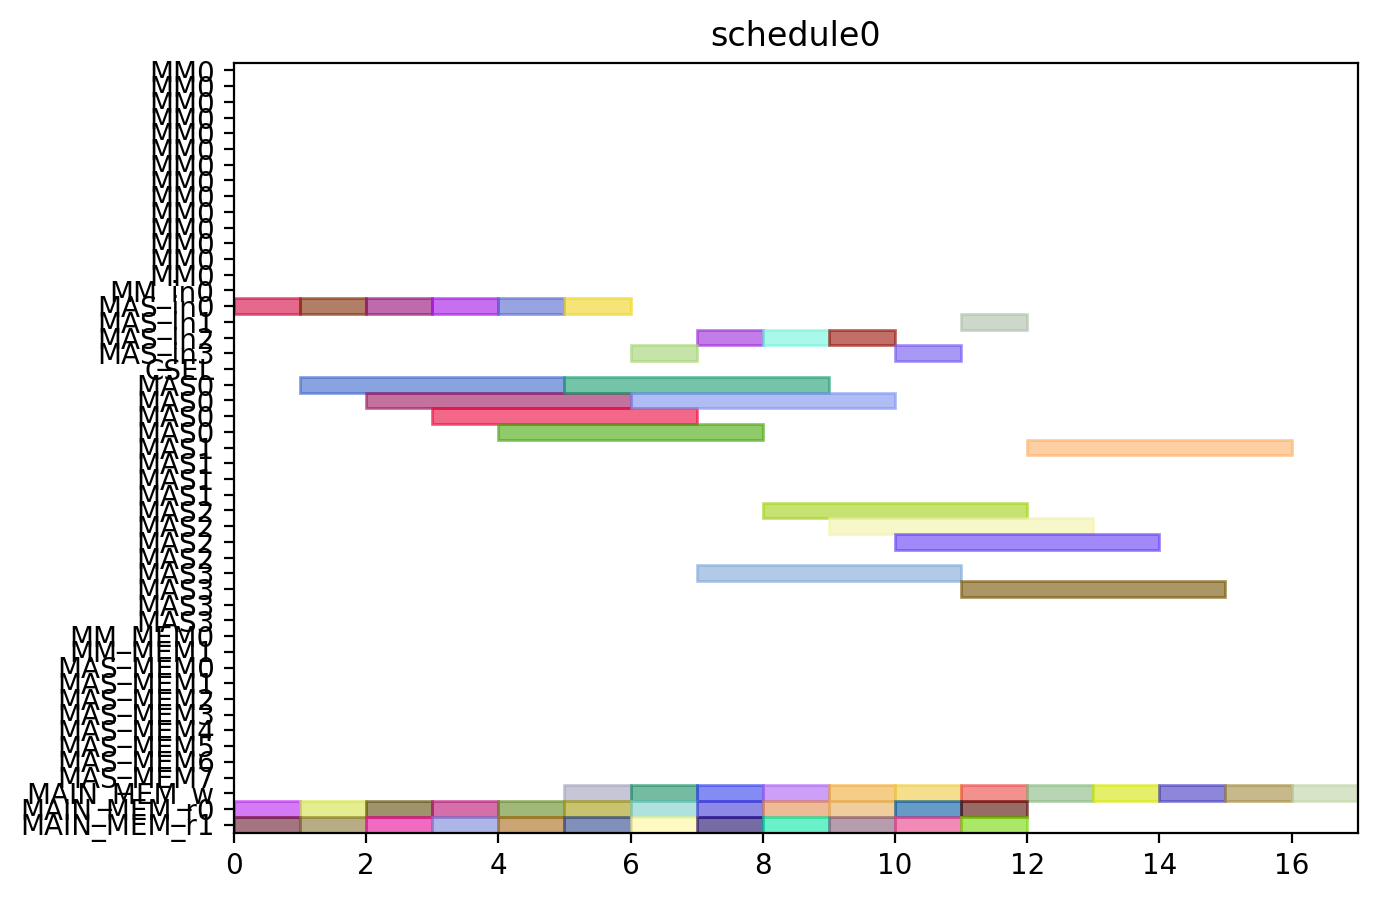

The Python source for this figure:
from pyschedule import Scenario, solvers, plotters, alt


def solve():
	horizon = 120
	S = Scenario("schedule0", horizon=horizon)

	# resource
	MM = S.Resources('MM', num=1, size=14)
	MM_in = S.Resources('MM_in', num=1)
	MAS_in = S.Resources('MAS_in', num=4)
	CSEL = S.Resource('CSEL')
	MAS = S.Resources('MAS', num=4, size=4, periods=range(1, horizon))
	MM_MEM = S.Resources('MM_MEM', num=2)
	MAS_MEM = S.Resources('MAS_MEM', num=8)
	MAIN_MEM_w = S.Resource('MAIN_MEM_w', size=1)
	MAIN_MEM_r = S.Resources('MAIN_MEM_r', num=2)

	# result of previous scheduling

	# new tasks
	c000 = S.Task('c000', length=4, delay_cost=1)
	c000 += alt(MAS)
	c000_in = S.Task('c000_in', length=1, delay_cost=1)
	c000_in += alt(MAS_in)
	S += c000_in*MAS_in[0]<=c000*MAS[0]

	S += c000_in*MAS_in[1]<=c000*MAS[1]

	S += c000_in*MAS_in[2]<=c000*MAS[2]

	S += c000_in*MAS_in[3]<=c000*MAS[3]

	S += 0<c000

	c000_w = S.Task('c000_w', length=1, delay_cost=1)
	c000_w += alt(MAIN_MEM_w)
	S += c000 <= c000_w

	c000_mem0 = S.Task('c000_mem0', length=1, delay_cost=1)
	c000_mem0 += MAIN_MEM_r[0]
	S += c000_mem0 <= c000

	c000_mem1 = S.Task('c000_mem1', length=1, delay_cost=1)
	c000_mem1 += MAIN_MEM_r[1]
	S += c000_mem1 <= c000

	c001 = S.Task('c001', length=4, delay_cost=1)
	c001 += alt(MAS)
	c001_in = S.Task('c001_in', length=1, delay_cost=1)
	c001_in += alt(MAS_in)
	S += c001_in*MAS_in[0]<=c001*MAS[0]

	S += c001_in*MAS_in[1]<=c001*MAS[1]

	S += c001_in*MAS_in[2]<=c001*MAS[2]

	S += c001_in*MAS_in[3]<=c001*MAS[3]

	S += 0<c001

	c001_w = S.Task('c001_w', length=1, delay_cost=1)
	c001_w += alt(MAIN_MEM_w)
	S += c001 <= c001_w

	c001_mem0 = S.Task('c001_mem0', length=1, delay_cost=1)
	c001_mem0 += MAIN_MEM_r[0]
	S += c001_mem0 <= c001

	c001_mem1 = S.Task('c001_mem1', length=1, delay_cost=1)
	c001_mem1 += MAIN_MEM_r[1]
	S += c001_mem1 <= c001

	c010 = S.Task('c010', length=4, delay_cost=1)
	c010 += alt(MAS)
	c010_in = S.Task('c010_in', length=1, delay_cost=1)
	c010_in += alt(MAS_in)
	S += c010_in*MAS_in[0]<=c010*MAS[0]

	S += c010_in*MAS_in[1]<=c010*MAS[1]

	S += c010_in*MAS_in[2]<=c010*MAS[2]

	S += c010_in*MAS_in[3]<=c010*MAS[3]

	S += 0<c010

	c010_w = S.Task('c010_w', length=1, delay_cost=1)
	c010_w += alt(MAIN_MEM_w)
	S += c010 <= c010_w

	c010_mem0 = S.Task('c010_mem0', length=1, delay_cost=1)
	c010_mem0 += MAIN_MEM_r[0]
	S += c010_mem0 <= c010

	c010_mem1 = S.Task('c010_mem1', length=1, delay_cost=1)
	c010_mem1 += MAIN_MEM_r[1]
	S += c010_mem1 <= c010

	c011 = S.Task('c011', length=4, delay_cost=1)
	c011 += alt(MAS)
	c011_in = S.Task('c011_in', length=1, delay_cost=1)
	c011_in += alt(MAS_in)
	S += c011_in*MAS_in[0]<=c011*MAS[0]

	S += c011_in*MAS_in[1]<=c011*MAS[1]

	S += c011_in*MAS_in[2]<=c011*MAS[2]

	S += c011_in*MAS_in[3]<=c011*MAS[3]

	S += 0<c011

	c011_w = S.Task('c011_w', length=1, delay_cost=1)
	c011_w += alt(MAIN_MEM_w)
	S += c011 <= c011_w

	c011_mem0 = S.Task('c011_mem0', length=1, delay_cost=1)
	c011_mem0 += MAIN_MEM_r[0]
	S += c011_mem0 <= c011

	c011_mem1 = S.Task('c011_mem1', length=1, delay_cost=1)
	c011_mem1 += MAIN_MEM_r[1]
	S += c011_mem1 <= c011

	c100 = S.Task('c100', length=4, delay_cost=1)
	c100 += alt(MAS)
	c100_in = S.Task('c100_in', length=1, delay_cost=1)
	c100_in += alt(MAS_in)
	S += c100_in*MAS_in[0]<=c100*MAS[0]

	S += c100_in*MAS_in[1]<=c100*MAS[1]

	S += c100_in*MAS_in[2]<=c100*MAS[2]

	S += c100_in*MAS_in[3]<=c100*MAS[3]

	S += 0<c100

	c100_w = S.Task('c100_w', length=1, delay_cost=1)
	c100_w += alt(MAIN_MEM_w)
	S += c100 <= c100_w

	c100_mem0 = S.Task('c100_mem0', length=1, delay_cost=1)
	c100_mem0 += MAIN_MEM_r[0]
	S += c100_mem0 <= c100

	c100_mem1 = S.Task('c100_mem1', length=1, delay_cost=1)
	c100_mem1 += MAIN_MEM_r[1]
	S += c100_mem1 <= c100

	c101 = S.Task('c101', length=4, delay_cost=1)
	c101 += alt(MAS)
	c101_in = S.Task('c101_in', length=1, delay_cost=1)
	c101_in += alt(MAS_in)
	S += c101_in*MAS_in[0]<=c101*MAS[0]

	S += c101_in*MAS_in[1]<=c101*MAS[1]

	S += c101_in*MAS_in[2]<=c101*MAS[2]

	S += c101_in*MAS_in[3]<=c101*MAS[3]

	S += 0<c101

	c101_w = S.Task('c101_w', length=1, delay_cost=1)
	c101_w += alt(MAIN_MEM_w)
	S += c101 <= c101_w

	c101_mem0 = S.Task('c101_mem0', length=1, delay_cost=1)
	c101_mem0 += MAIN_MEM_r[0]
	S += c101_mem0 <= c101

	c101_mem1 = S.Task('c101_mem1', length=1, delay_cost=1)
	c101_mem1 += MAIN_MEM_r[1]
	S += c101_mem1 <= c101

	c110 = S.Task('c110', length=4, delay_cost=1)
	c110 += alt(MAS)
	c110_in = S.Task('c110_in', length=1, delay_cost=1)
	c110_in += alt(MAS_in)
	S += c110_in*MAS_in[0]<=c110*MAS[0]

	S += c110_in*MAS_in[1]<=c110*MAS[1]

	S += c110_in*MAS_in[2]<=c110*MAS[2]

	S += c110_in*MAS_in[3]<=c110*MAS[3]

	S += 0<c110

	c110_w = S.Task('c110_w', length=1, delay_cost=1)
	c110_w += alt(MAIN_MEM_w)
	S += c110 <= c110_w

	c110_mem0 = S.Task('c110_mem0', length=1, delay_cost=1)
	c110_mem0 += MAIN_MEM_r[0]
	S += c110_mem0 <= c110

	c110_mem1 = S.Task('c110_mem1', length=1, delay_cost=1)
	c110_mem1 += MAIN_MEM_r[1]
	S += c110_mem1 <= c110

	c111 = S.Task('c111', length=4, delay_cost=1)
	c111 += alt(MAS)
	c111_in = S.Task('c111_in', length=1, delay_cost=1)
	c111_in += alt(MAS_in)
	S += c111_in*MAS_in[0]<=c111*MAS[0]

	S += c111_in*MAS_in[1]<=c111*MAS[1]

	S += c111_in*MAS_in[2]<=c111*MAS[2]

	S += c111_in*MAS_in[3]<=c111*MAS[3]

	S += 0<c111

	c111_w = S.Task('c111_w', length=1, delay_cost=1)
	c111_w += alt(MAIN_MEM_w)
	S += c111 <= c111_w

	c111_mem0 = S.Task('c111_mem0', length=1, delay_cost=1)
	c111_mem0 += MAIN_MEM_r[0]
	S += c111_mem0 <= c111

	c111_mem1 = S.Task('c111_mem1', length=1, delay_cost=1)
	c111_mem1 += MAIN_MEM_r[1]
	S += c111_mem1 <= c111

	c200 = S.Task('c200', length=4, delay_cost=1)
	c200 += alt(MAS)
	c200_in = S.Task('c200_in', length=1, delay_cost=1)
	c200_in += alt(MAS_in)
	S += c200_in*MAS_in[0]<=c200*MAS[0]

	S += c200_in*MAS_in[1]<=c200*MAS[1]

	S += c200_in*MAS_in[2]<=c200*MAS[2]

	S += c200_in*MAS_in[3]<=c200*MAS[3]

	S += 0<c200

	c200_w = S.Task('c200_w', length=1, delay_cost=1)
	c200_w += alt(MAIN_MEM_w)
	S += c200 <= c200_w

	c200_mem0 = S.Task('c200_mem0', length=1, delay_cost=1)
	c200_mem0 += MAIN_MEM_r[0]
	S += c200_mem0 <= c200

	c200_mem1 = S.Task('c200_mem1', length=1, delay_cost=1)
	c200_mem1 += MAIN_MEM_r[1]
	S += c200_mem1 <= c200

	c201 = S.Task('c201', length=4, delay_cost=1)
	c201 += alt(MAS)
	c201_in = S.Task('c201_in', length=1, delay_cost=1)
	c201_in += alt(MAS_in)
	S += c201_in*MAS_in[0]<=c201*MAS[0]

	S += c201_in*MAS_in[1]<=c201*MAS[1]

	S += c201_in*MAS_in[2]<=c201*MAS[2]

	S += c201_in*MAS_in[3]<=c201*MAS[3]

	S += 0<c201

	c201_w = S.Task('c201_w', length=1, delay_cost=1)
	c201_w += alt(MAIN_MEM_w)
	S += c201 <= c201_w

	c201_mem0 = S.Task('c201_mem0', length=1, delay_cost=1)
	c201_mem0 += MAIN_MEM_r[0]
	S += c201_mem0 <= c201

	c201_mem1 = S.Task('c201_mem1', length=1, delay_cost=1)
	c201_mem1 += MAIN_MEM_r[1]
	S += c201_mem1 <= c201

	c210 = S.Task('c210', length=4, delay_cost=1)
	c210 += alt(MAS)
	c210_in = S.Task('c210_in', length=1, delay_cost=1)
	c210_in += alt(MAS_in)
	S += c210_in*MAS_in[0]<=c210*MAS[0]

	S += c210_in*MAS_in[1]<=c210*MAS[1]

	S += c210_in*MAS_in[2]<=c210*MAS[2]

	S += c210_in*MAS_in[3]<=c210*MAS[3]

	S += 0<c210

	c210_w = S.Task('c210_w', length=1, delay_cost=1)
	c210_w += alt(MAIN_MEM_w)
	S += c210 <= c210_w

	c210_mem0 = S.Task('c210_mem0', length=1, delay_cost=1)
	c210_mem0 += MAIN_MEM_r[0]
	S += c210_mem0 <= c210

	c210_mem1 = S.Task('c210_mem1', length=1, delay_cost=1)
	c210_mem1 += MAIN_MEM_r[1]
	S += c210_mem1 <= c210

	c211 = S.Task('c211', length=4, delay_cost=1)
	c211 += alt(MAS)
	c211_in = S.Task('c211_in', length=1, delay_cost=1)
	c211_in += alt(MAS_in)
	S += c211_in*MAS_in[0]<=c211*MAS[0]

	S += c211_in*MAS_in[1]<=c211*MAS[1]

	S += c211_in*MAS_in[2]<=c211*MAS[2]

	S += c211_in*MAS_in[3]<=c211*MAS[3]

	S += 0<c211

	c211_w = S.Task('c211_w', length=1, delay_cost=1)
	c211_w += alt(MAIN_MEM_w)
	S += c211 <= c211_w

	c211_mem0 = S.Task('c211_mem0', length=1, delay_cost=1)
	c211_mem0 += MAIN_MEM_r[0]
	S += c211_mem0 <= c211

	c211_mem1 = S.Task('c211_mem1', length=1, delay_cost=1)
	c211_mem1 += MAIN_MEM_r[1]
	S += c211_mem1 <= c211

	solvers.mip.solve(S,msg=1,kind='CPLEX',ratio_gap=1.01)

	solution = [['hoge']*len(S.solution()[1]) for i in range(len(S.solution()))]
	for i in range(len(S.solution())):
		for j in range(len(S.solution()[i])):
			solution[i][j]=str(S.solution()[i][j])
	print(solution)

	cycles = int(solution[-1][3])

	pic_file_name = "/mnt/rose/usr1/fukuda/ABE/multiRAM_multiMAS_16mux/scheduling_result/stage14MM1_stage4MAS4/CONJ/schedule0.png"
	if(S.solution() != []):
		plotters.matplotlib.plot(S,img_filename=pic_file_name, show_task_labels=False, fig_size=(cycles*0.25+3, 5))

	return solution
